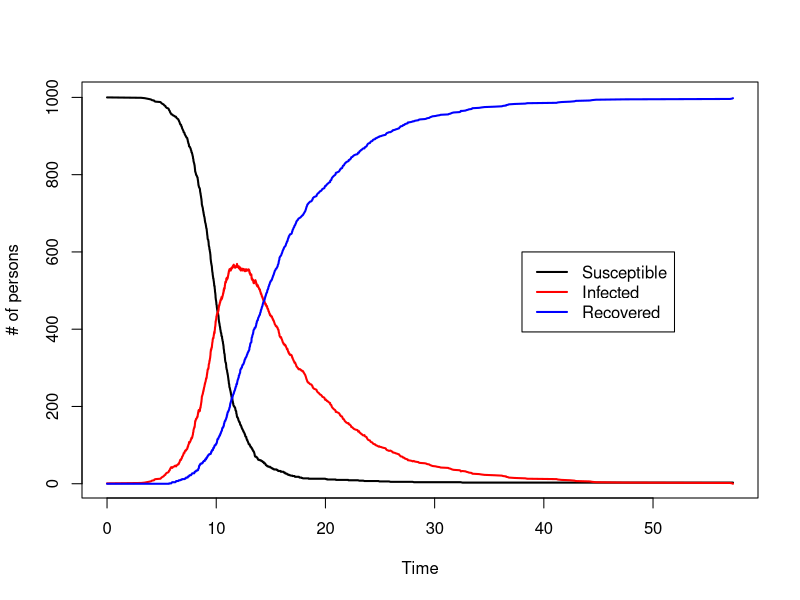

This chart was generated by the following R code:
# Various Discrete Event Simulations
# 1. Inventory Model
# 2. Insurance Risk Model
# 3. Epidemic Model: SIR


###################
# Inventory Model #
###################
# Our interest:
# (1) Expected profit by some fixed time T.

IM <- function(lambda, G, s, S, r, L, h, x0, T)
  # lambda: Appearance rate of demend (PP)
  # G: Amount demended by each customer (We assume Poisson(G))
  # s: Minimum inventory level
  # S: Maximum inventory level
  # r: Product price
  # L: Time until order is delivered
  # h: Inventory holding cost
  # x0: Current inventory level
  # T: System ending time
{
  # Cost function
  cost <- function (y) (y - 100)^3 + 1000000
  
  t <- C <- H <- R <- 0
  x <- x0
  y <- 0
  tA <- rexp(1,lambda)
  tD <- Inf
  
  while (min(tA,tD) <= T)
  {
    if (tA < tD)		# Case 1
    {
      H <- H + (tA - t)*x*h
      t <- tA
      D <- rpois(1,G)
      w <- min(D,x)
      R <- R + w*r
      x <- x - w
      if (x < s && y == 0)
      {
        y <- S - x
        tD <- t + L
      }
      tA <- t + rexp(1,lambda)
    } else if (tD <= tA)	# Case 2
    {
      H <- H + (tD - t)*x*h
      t <- tD
      C <- C + cost(y)
      x <- x + y
      y <- 0
      tD <- Inf
    }
  }
  profit <- R - C - H
  return(profit)
}

# Answer for our interest:

R <- 1000
profit <- numeric(R)
for (i in 1:R)
{
  profit[i] <- IM(lambda=5, G=10, s=50, S=100, r=20000, L=0.5, h=0.5, x0=100, T = 12)
} 
mean(profit)

########################
# Insurance Risk Model #
########################

# Our interest:
# (1) Probability that the company's capital is always nonnegative up to Time T.

IRM <- function(lambda, mu, nu, F, c, a0, n0, T)
  # lambda: Rate of claim (PP)
  # mu: Time that each existing policyholder remains with the company
  # nu: Arrival rate of new policyholders
  # F: Amount of each claim
  # c: Premium rate
  # a0: Initial capital
  # n0: Initial number of policyholders
  # T: System ending time
{
  t <- 0
  a <- a0
  n <- n0
  tE <- rexp(1,(nu + n*mu + n*lambda))
  
  while (tE <= T)
  {
    a <- a + n*c*(tE - t)
    t <- tE
    P1 <- nu / (nu + n*mu + n*lambda)
    P2 <- (n*mu) / (nu + n*mu + n*lambda)
    P3 <- (n*lambda) / (nu + n*mu + n*lambda)
    J <- sample(1:3, 1, prob=c(P1,P2,P3))
    if (J == 1) n <- n + 1
    if (J == 2) n <- n - 1
    if (J == 3)
    {
      Z <- rchisq(1, F)
      if (Z > a)
      {
        I <- 0
        break
      } else a <- a - Z
    }
    tE <- t + rexp(1,(nu + n*mu + n*lambda))
  }
  if (tE > T) I <- 1
  return(I)
}

# Answer for our interest:
R <- 10
P <- numeric(R)
for (i in 1:R)
{
  P[i] <- IRM(lambda=2, mu=0.1, nu=2, F=10, c=10, a0=85000, n0=100, T=365)
}
sum(P)/R


########################
#  SIR Epidemic Model  #
########################

# Our interests:
# 1. #'s of infected and recoved persons at time t
# 2. Duration of the infectious disease

SIR <- function(S,I,mu,lambda,T)
# S: # of susceptible at t=0
# I: # of infected at t=0
# mu: Rate that a susceptiable person is infected
# lambda: Rate that an infected person is recovered
# T: Ending time  
{
  t <- 0; R <- 0
  res <- c(t,S,I,R)
  while(t <= T)
  {
    X <- rexp(1,rate=(S*I*mu + I*lambda))
    t <- t + X
    P <- (S*I*mu) / (S*I*mu + I*lambda)
    J <- sample(1:2, 1, prob=c(P,1-P))
    if (J == 1)
    {
      S <- S - 1
      I <- I + 1
    }
    if (J == 2)
    {
      I <- I - 1
      R <- R + 1
    }
    res <- rbind(res,c(t,S,I,R))
    if (I == 0) break
  }
  colnames(res) <- c('Time','S','I','R')
  return(res)
}

Y <- SIR(S=1000,I=1,mu=0.001,lambda=0.15,T=100)


plot(Y[,1],Y[,2],type='l',lwd=2,xlab='Time',ylab='# of persons')
lines(Y[,1],Y[,3],lwd=2,col='red')
lines(Y[,1],Y[,4],lwd=2,col='blue')
legend(38,600,lwd=c(2,2,2),col=c('black','red','blue'),
       legend=c('Susceptible','Infected','Recovered'))

Y[nrow(Y),]



